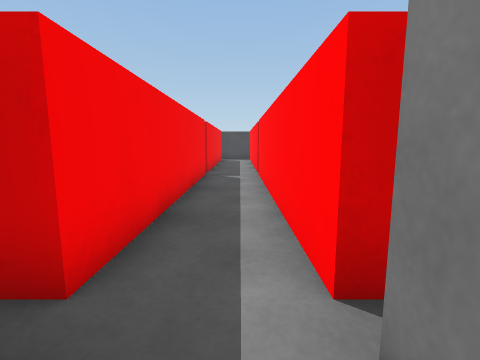
view 1 (above)

18 first-person views from a walk through a 3-D level made in the Unity game engine. The camera is 0.58 m above the floor, tilts 8° down and sees 85° across. The floor is counted in squares, 0.5 m on a side. Each view is taken from the middle of a square. On the plan, view 1 faces up. The plan holds only what a view shows up to about 12 squares ahead; the rest is blank. The place goes on beyond the plan. The player character is not drawn.

view 2
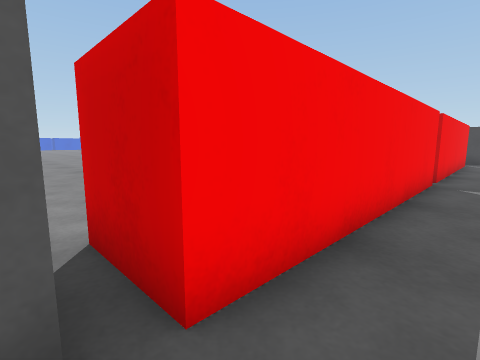

view 3
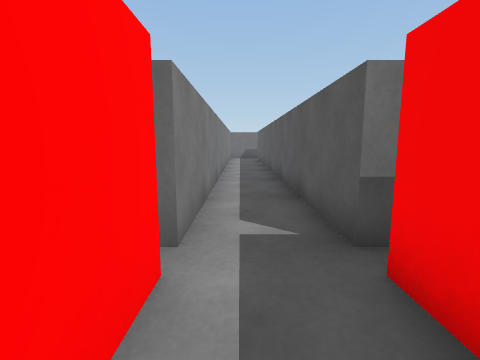

view 4
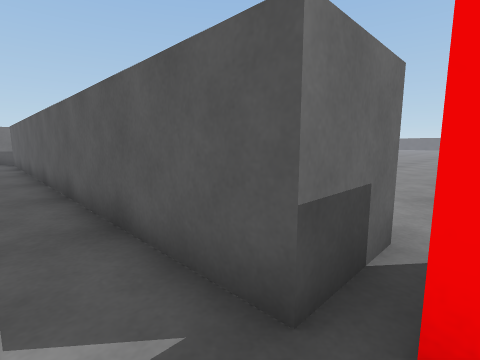

view 5
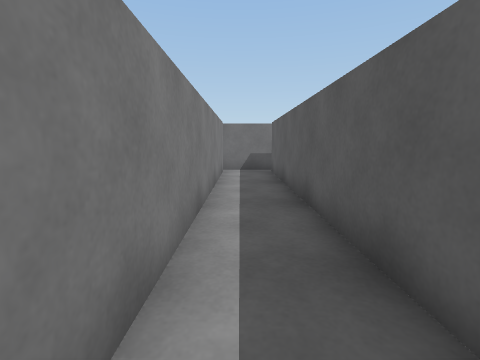

view 6
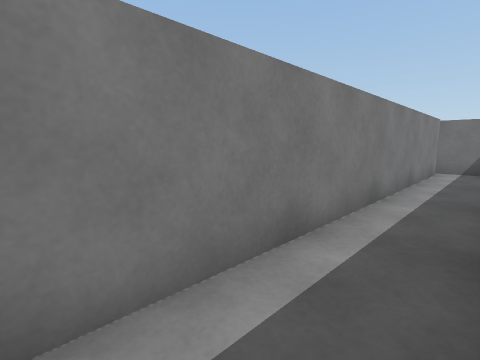

view 7
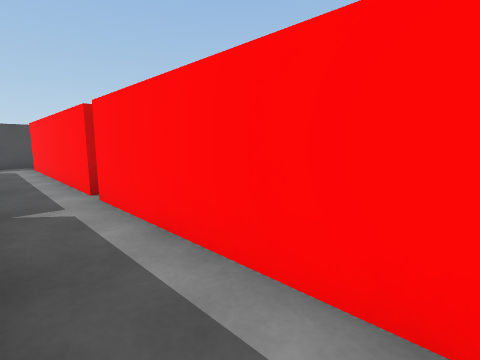

view 8
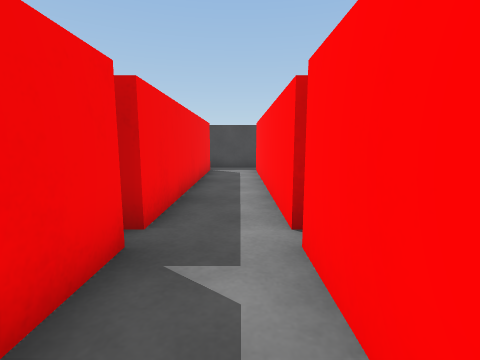

view 9
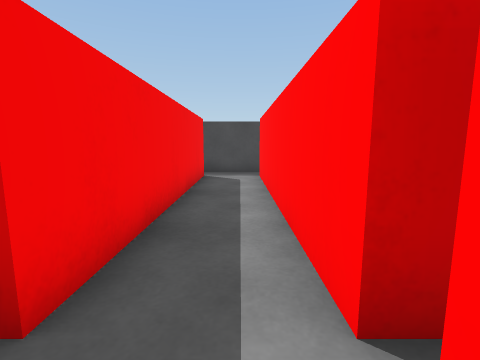

view 10
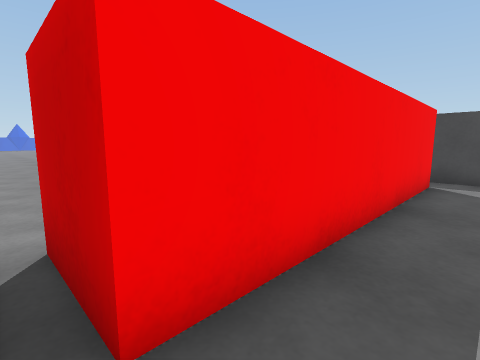

view 11
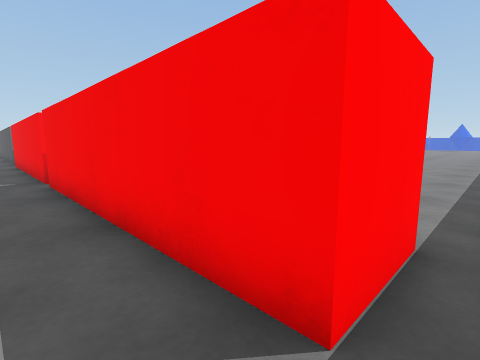

view 12
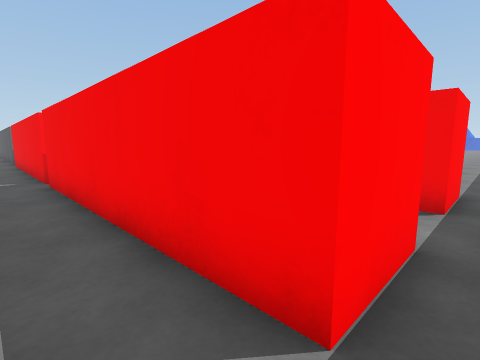

view 13
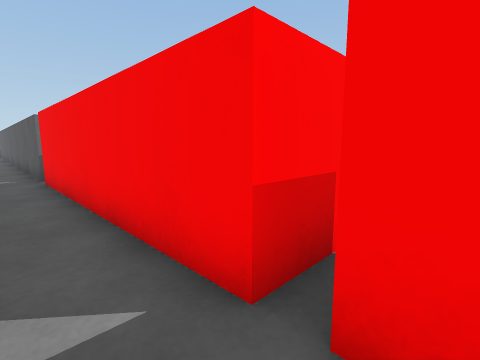

view 14
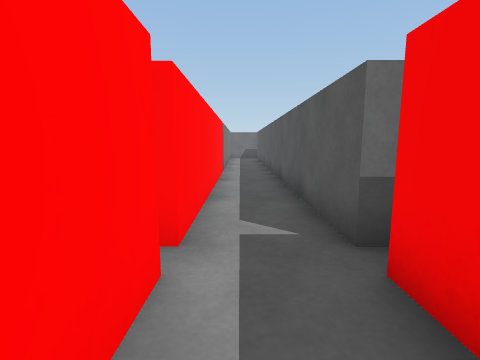

view 15
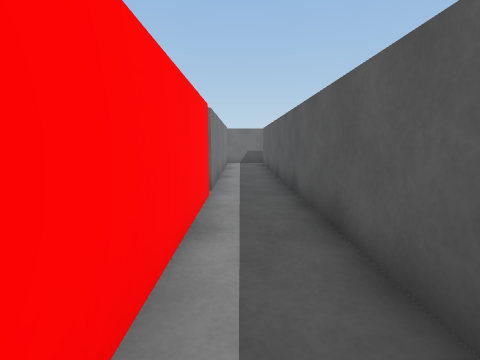

view 16
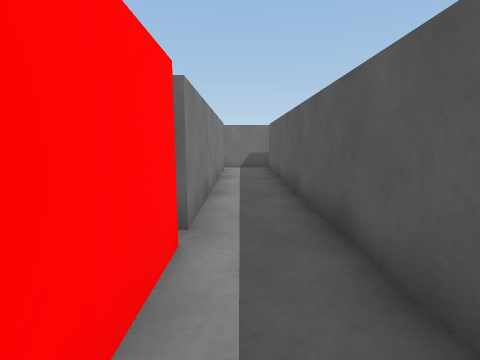

view 17
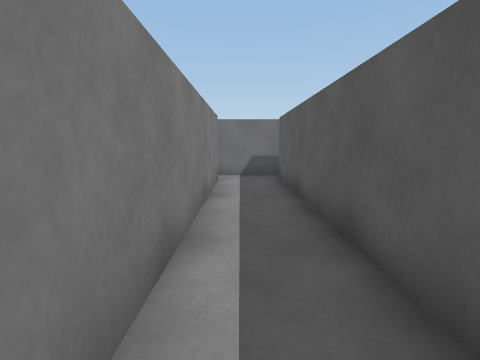

view 18
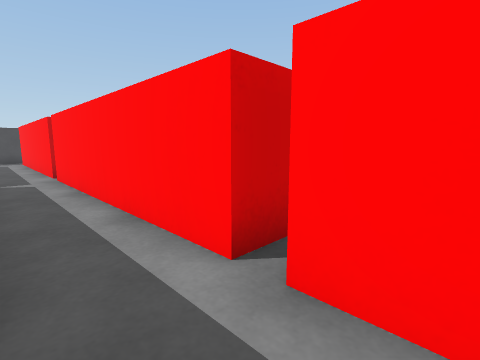

### Floor plan
Ten units are one square. View 1 is at (0, 0); x grows to the right and y downward. Boxes are objects, and circles mark ways between rooms. Rooms are numbered by the first view taken in them; rooms with no view inside come last. Other rooms are left out.
<svg viewBox="-39 -200 99 370">
<path fill="none" stroke="#000" d="M7 -18 7 -99M-34 -12 -13 -12 -13 158M-13 -99 -13 -18 -34 -18M7 -104 7 -184 27 -184M-13 -184 -13 -104 -34 -104M9 -195 -15 -195M7 159 7 -12M-15 165 9 165M47 -18 47 -99M7 -12 27 -12 27 159M12 -98 27 -98 27 -18M47 -104 47 -155M47 69 47 -12M27 -184 27 -104M47 155 47 74M25 165 49 165"/>
<circle cx="15" cy="-190" r="3" fill="#2a7"/>
<text x="0" y="-20">1</text>
<text x="40" y="-20">2</text>
</svg>
Room 1 opens to room 2.

Where each view was taken, in squares from view 1:
view 1: 0 up, 0 right, facing up
view 2: 1 up, 0 right, facing up-left
view 3: 4 up, 0 right, facing down
view 4: 2 up, 0 right, facing down-left
view 5: 5 down, 0 right, facing down
view 6: 4 down, 1 left, facing down-right
view 7: 4 up, 1 left, facing up-right
view 8: 7 up, 0 right, facing up
view 9: 9 up, 0 right, facing up
view 10: 10 up, 0 right, facing up-left
view 11: 19 up, 0 right, facing down-left
view 12: 19 up, 4 right, facing down-left
view 13: 11 up, 4 right, facing down-left
view 14: 4 up, 4 right, facing down
view 15: 1 down, 4 right, facing down
view 16: 4 down, 4 right, facing down
view 17: 7 down, 4 right, facing down
view 18: 0 up, 3 right, facing up-right
